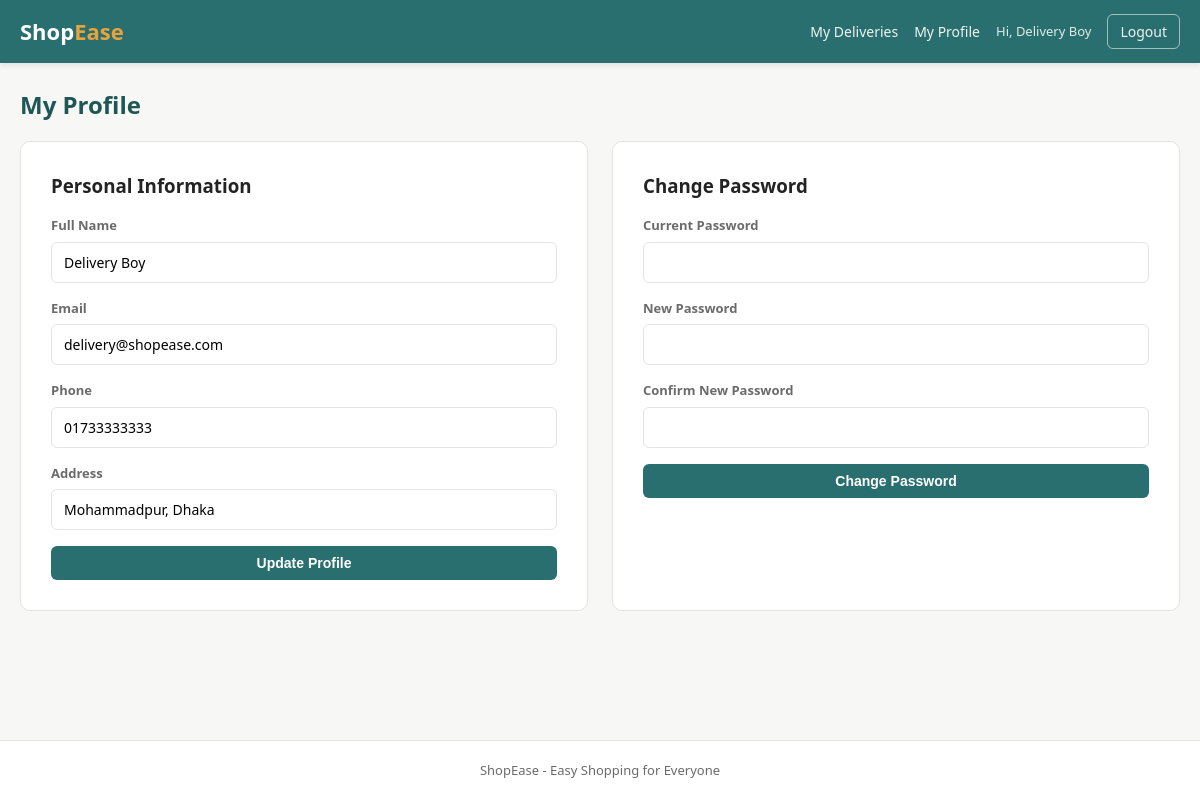
The page /delivery/profile.php (signed in) on the database its author committed.
### tables this page shows
CREATE TABLE users (
    id INT AUTO_INCREMENT PRIMARY KEY,
    name VARCHAR(100) NOT NULL,
    email VARCHAR(150) NOT NULL UNIQUE,
    password VARCHAR(255) NOT NULL,
    role ENUM('admin', 'seller', 'customer', 'delivery') NOT NULL DEFAULT 'customer',
    phone VARCHAR(20),
    address VARCHAR(255),
    status ENUM('active', 'blocked') NOT NULL DEFAULT 'active',
    created_at TIMESTAMP DEFAULT CURRENT_TIMESTAMP
);

### includes/functions.php (called while the page is built, shortened)
<?php
function currentUser() {
    return [
        'id'    => $_SESSION['user_id'] ?? null,
        'name'  => $_SESSION['user_name'] ?? null,
        'email' => $_SESSION['user_email'] ?? null,
        'role'  => $_SESSION['user_role'] ?? null,
    ];
}
function escape($str) {
    return htmlspecialchars($str ?? '', ENT_QUOTES, 'UTF-8');
}

### delivery/profile.php (the view, shortened to what this page needs)
<?php
require_once __DIR__ . '/../includes/functions.php';
$userId = $_SESSION['user_id'];
$stmt = $conn->prepare("SELECT * FROM users WHERE id = ?");
$stmt->bind_param("i", $userId);
$stmt->execute();
$profile = $stmt->get_result()->fetch_assoc();
require_once __DIR__ . '/../includes/header.php';
?>
<h2 class="section-title">My Profile</h2>
<div style="display:grid; grid-template-columns: 1fr 1fr; gap:24px;">
    <div class="form-card wide" style="margin:0;">
        <h3 style="margin-bottom:16px;">Personal Information</h3>
        <form method="POST" action="">
            <div class="form-group">
                <label>Full Name</label>
                <input type="text" name="name" required value="<?= escape($profile['name']) ?>">
            </div>
            <div class="form-group">
                <label>Email</label>
                <input type="email" name="email" required value="<?= escape($profile['email']) ?>">
            </div>
            <div class="form-group">
                <label>Phone</label>
                <input type="text" name="phone" value="<?= escape($profile['phone']) ?>">
            </div>
            <div class="form-group">
                <label>Address</label>
                <input type="text" name="address" value="<?= escape($profile['address']) ?>">
            </div>
            <button type="submit" name="update_profile" class="btn btn-primary btn-block">Update Profile</button>
        </form>
    </div>
    <div class="form-card wide" style="margin:0;">
        <h3 style="margin-bottom:16px;">Change Password</h3>
        <form method="POST" action="">
            <div class="form-group">
                <label>Current Password</label>
                <input type="password" name="current_password" required>
            </div>
            <div class="form-group">
                <label>New Password</label>
                <input type="password" name="new_password" required minlength="6">
            </div>
            <div class="form-group">
                <label>Confirm New Password</label>
                <input type="password" name="confirm_password" required minlength="6">
            </div>
            <button type="submit" name="change_password" class="btn btn-primary btn-block">Change Password</button>
        </form>
    </div>
</div>
<?php require_once __DIR__ . '/../includes/footer.php'; ?>

### includes/header.php (shortened to what this page needs)
<?php
require_once __DIR__ . '/functions.php';
$user = currentUser();
?>
<!DOCTYPE html>
<html lang="en">
<head>
<link rel="stylesheet" href="/ecommerce/assets/css/style.css">
</head>
<body>
<header class="navbar">
    <div class="navbar-inner">
        <a href="/ecommerce/index.php" class="logo">Shop<span>Ease</span></a>
        <nav class="nav-links">
            <?php if (!$user['id']): ?>
                <a href="/ecommerce/auth/login.php">Login</a>
                <a href="/ecommerce/auth/register.php" class="btn-nav">Register</a>
            <?php else: ?>
                <?php if ($user['role'] === 'admin'): ?>
                    <a href="/ecommerce/admin/dashboard.php">Dashboard</a>
                    <a href="/ecommerce/admin/products.php">Products</a>
                    <a href="/ecommerce/admin/orders.php">Orders</a>
                    <a href="/ecommerce/admin/users.php">Users</a>
                <?php elseif ($user['role'] === 'delivery'): ?>
                    <a href="/ecommerce/delivery/dashboard.php">My Deliveries</a>
                    <a href="/ecommerce/delivery/profile.php">My Profile</a>
                <?php endif; ?>
                <span class="nav-user">Hi, <?= escape($user['name']) ?></span>
                <a href="/ecommerce/auth/logout.php" class="btn-nav-outline">Logout</a>
            <?php endif; ?>
        </nav>
    </div>
</header>
<main class="page-wrap">

### assets/css/style.css (style rules this page uses)
:root { --primary: #2a6f6f; --primary-dark: #1f5757; --accent: #e8a33d; --bg: #f7f7f5; --card-bg: #ffffff; --text: #232323; --muted: #6b6b6b; --border: #e3e3e0; --danger: #c0392b; --success: #2e7d32; --radius: 10px; }
* { box-sizing: border-box; margin: 0; padding: 0; }
html, body { min-height: 100%; }
body { font-family: "Segoe UI", Roboto, Arial, sans-serif; background: var(--bg); color: var(--text); line-height: 1.5; min-height: 100vh; display: flex; flex-direction: column; }
a { text-decoration: none; color: inherit; }
.navbar { background: var(--primary); color: #fff; position: sticky; top: 0; z-index: 100; box-shadow: 0 2px 6px rgba(0, 0, 0, 0.1); }
.navbar-inner { max-width: 1200px; margin: 0 auto; padding: 14px 20px; display: flex; align-items: center; gap: 20px; flex-wrap: wrap; }
.logo { font-size: 22px; font-weight: 700; color: #fff; }
.logo span { color: var(--accent); }
.nav-links { display: flex; align-items: center; gap: 16px; margin-left: auto; flex-wrap: wrap; }
.nav-links a { color: #fff; font-size: 14px; opacity: 0.92; position: relative; }
.nav-user { font-size: 13px; opacity: 0.85; }
.btn-nav-outline { border: 1px solid rgba(255, 255, 255, 0.6); padding: 6px 12px; border-radius: 6px; }
.page-wrap { max-width: 1200px; width: 100%; margin: 0 auto; padding: 24px 20px 60px; flex: 1; }
.section-title { font-size: 24px; margin-bottom: 18px; color: var(--primary-dark); }
.btn { display: inline-block; padding: 9px 16px; border-radius: 6px; border: none; cursor: pointer; font-size: 14px; font-weight: 600; text-align: center; }
.btn-primary { background: var(--primary); color: #fff; }
.btn-block { width: 100%; }
.form-card { background: var(--card-bg); border: 1px solid var(--border); border-radius: var(--radius); padding: 30px; max-width: 460px; margin: 30px auto; }
.form-card.wide { max-width: 700px; }
.form-group { margin-bottom: 16px; }
.form-group label { display: block; margin-bottom: 6px; font-size: 13px; font-weight: 600; color: var(--muted); }
.form-group input, .form-group select, .form-group textarea { width: 100%; padding: 10px 12px; border: 1px solid var(--border); border-radius: 6px; font-size: 14px; outline: none; font-family: inherit; }

### rows shown on the page
users: name "Delivery Boy", email "delivery@shopease.com", phone "01733333333", address "Mohammadpur, Dhaka"
